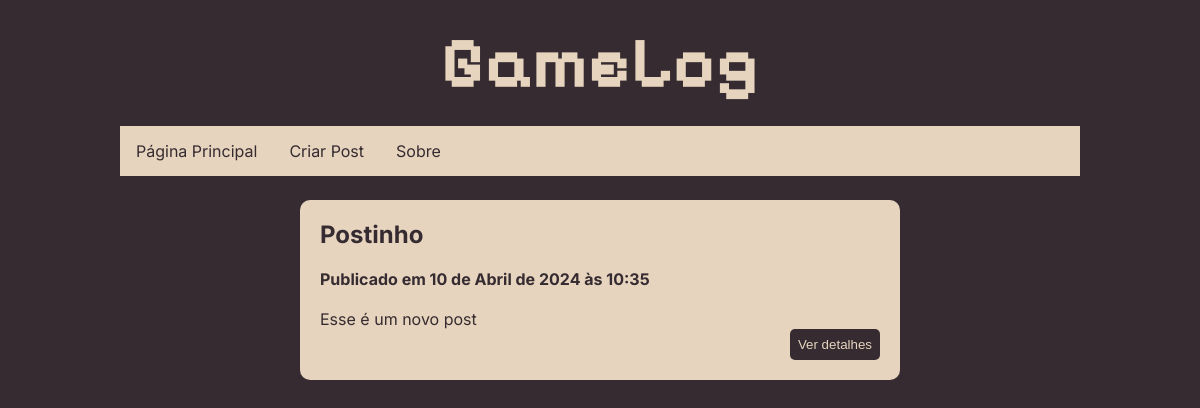
/, run on an earlier commit of the app's database.
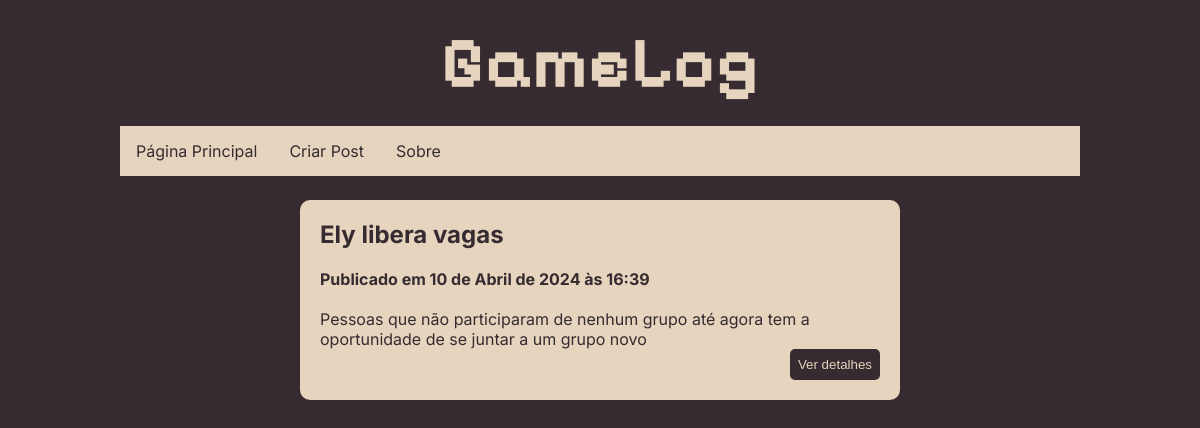
And on a later commit of the database.
### blog/models.py (models this page shows)
class Post(models.Model):
    title = models.CharField(max_length=45)
    created_at = models.DateTimeField(auto_now_add=True)
    edited_at = models.DateTimeField(auto_now=True)
    slug = models.CharField(max_length=15)
    content = models.TextField()

### blog/views.py (the view)
# urls.py: path("", views.main_page, name="main_page"),
def main_page(request):
    posts = Post.objects.all()
    return render(request, "blog/components/main_page.html", {"posts": posts})

### blog/templates/blog/components/main_page.html (shortened to what this page needs)
{% extends "blog/base.html" %}
{% load static %}
{% block content %}
  <main>
    {% if posts %}
      {% for post in posts %}
        <article class="post-card">
          <h2 class="post-title">{{ post.title }}</h2>
          <h3 class="post-time">Publicado em {{ post.created_at|date }} às {{ post.created_at|time }}</h3>
          <p class="post-content">{{ post.content|truncatechars:140 }}</p>
          <button class="post-see-details" onclick="goToPostDetail{{ post.id }}()">Ver detalhes</button>
        </article>
      {% endfor %}
    {% else %}
      <p>Nenhum post publicado ainda! Sinta-se a vontade para publicar</p>
      <a href=" {% url "create_post" %}">Criar novo post</a>
    {% endif %}
  </main>
{% endblock content %}

What changed in the data, as far as the page shows it:
removed Post: title "Postinho", created_at "10 de Abril de 2024", created_at "10:35", content "Esse é um novo post"
added Post: title "Ely libera vagas", created_at "10 de Abril de 2024", created_at "16:39", content "Pessoas que não participaram de nenhum grupo até agora tem a oportunidade de se juntar a um grupo novo"
